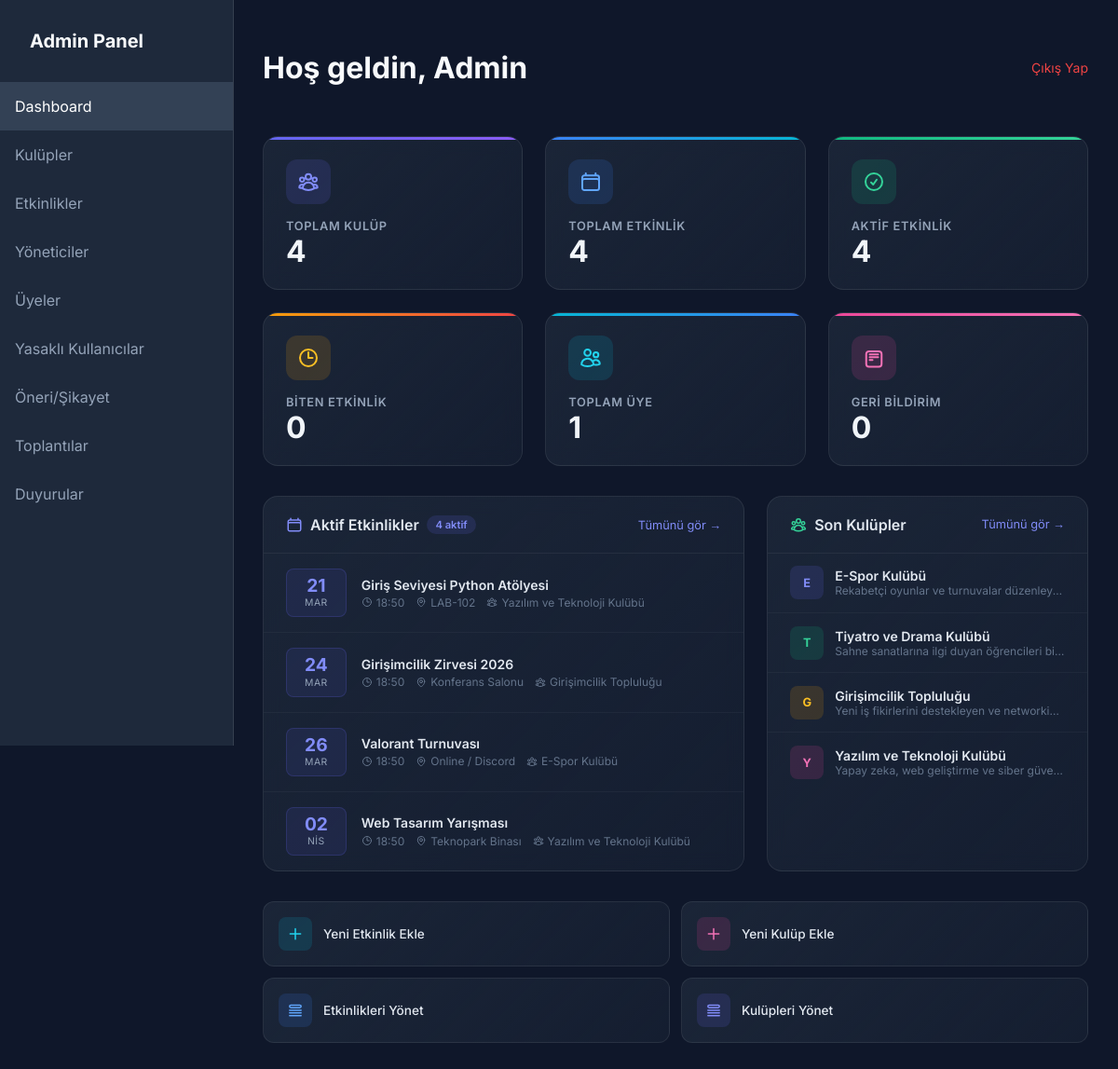
Page /admin/index.php (signed in) on the committed database.
### tables this page shows
CREATE TABLE IF NOT EXISTS etkinlikler (
    id INT AUTO_INCREMENT PRIMARY KEY,
    kulup_id INT,
    baslik VARCHAR(200) NOT NULL,
    aciklama TEXT,
    tarih DATETIME NOT NULL,
    konum VARCHAR(200),
    kisi_siniri INT DEFAULT NULL,
    FOREIGN KEY (kulup_id) REFERENCES kulupler(id) ON DELETE SET NULL
);

CREATE TABLE IF NOT EXISTS kulupler (
    id INT AUTO_INCREMENT PRIMARY KEY,
    ad VARCHAR(100) NOT NULL,
    aciklama TEXT
);

### admin/index.php (the view, shortened to what this page needs)
<?php
require_once 'header.php';
$kulup_sayisi = $db->query("SELECT COUNT(*) FROM kulupler")->fetchColumn();
$etkinlik_sayisi = $db->query("SELECT COUNT(*) FROM etkinlikler")->fetchColumn();
$aktif_etkinlik = $db->query("SELECT COUNT(*) FROM etkinlikler WHERE tarih >= NOW()")->fetchColumn();
$biten_etkinlik = $db->query("SELECT COUNT(*) FROM etkinlikler WHERE tarih < NOW()")->fetchColumn();
$toplam_uye = $db->query("SELECT COUNT(*) FROM kullanicilar")->fetchColumn();
$toplam_geribildirim = $db->query("SELECT COUNT(*) FROM oneri_sikayet")->fetchColumn();
$yaklasen = $db->query("SELECT e.*, k.ad as kulup_adi FROM etkinlikler e LEFT JOIN kulupler k ON e.kulup_id = k.id WHERE e.tarih >= NOW() ORDER BY e.tarih ASC LIMIT 5")->fetchAll();
$son_kulupler = $db->query("SELECT * FROM kulupler ORDER BY id DESC LIMIT 5")->fetchAll();
?>
<div class="dashboard-stats">
    <div class="dash-card purple">
        <div class="card-icon">
        </div>
        <div class="card-label">Toplam Kulüp</div>
        <div class="card-value"><?php echo $kulup_sayisi; ?></div>
    </div>
    <div class="dash-card blue">
        <div class="card-icon">
        </div>
        <div class="card-label">Toplam Etkinlik</div>
        <div class="card-value"><?php echo $etkinlik_sayisi; ?></div>
    </div>
    <div class="dash-card green">
        <div class="card-icon">
            <svg xmlns="http://www.w3.org/2000/svg" fill="none" viewBox="0 0 24 24" stroke-width="2" stroke="currentColor">
                <path stroke-linecap="round" stroke-linejoin="round" d="M9 12.75 11.25 15 15 9.75M21 12a9 9 0 1 1-18 0 9 9 0 0 1 18 0Z" />
            </svg>
        </div>
        <div class="card-label">Aktif Etkinlik</div>
        <div class="card-value"><?php echo $aktif_etkinlik; ?></div>
    </div>
    <div class="dash-card orange">
        <div class="card-icon">
            <svg xmlns="http://www.w3.org/2000/svg" fill="none" viewBox="0 0 24 24" stroke-width="2" stroke="currentColor">
                <path stroke-linecap="round" stroke-linejoin="round" d="M12 6v6h4.5m4.5 0a9 9 0 1 1-18 0 9 9 0 0 1 18 0Z" />
            </svg>
        </div>
        <div class="card-label">Biten Etkinlik</div>
        <div class="card-value"><?php echo $biten_etkinlik; ?></div>
    </div>
    <div class="dash-card cyan">
        <div class="card-icon">
        </div>
        <div class="card-label">Toplam Üye</div>
        <div class="card-value"><?php echo $toplam_uye; ?></div>
    </div>
    <div class="dash-card pink">
        <div class="card-icon">
            <svg xmlns="http://www.w3.org/2000/svg" fill="none" viewBox="0 0 24 24" stroke-width="2" stroke="currentColor">
                <path stroke-linecap="round" stroke-linejoin="round" d="M7.5 8.25h9m-9 3h9m-9 3h3m-6.75 4.125a3 3 0 0 0 3 3h10.5a3 3 0 0 0 3-3v-10.5a3 3 0 0 0-3-3h-10.5a3 3 0 0 0-3 3v10.5Z" />
            </svg>
        </div>
        <div class="card-label">Geri Bildirim</div>
        <div class="card-value"><?php echo $toplam_geribildirim; ?></div>
    </div>
</div>
<div class="dashboard-content">
    <div class="panel">
        <div class="panel-header">
            <h2>
                Aktif Etkinlikler
                <?php if ($aktif_etkinlik > 0): ?>
                    <span class="panel-badge"><?php echo $aktif_etkinlik; ?> aktif</span>
                <?php endif; ?>
            </h2>
            <a href="etkinlik/etkinlikler.php">Tümünü gör →</a>
        </div>
        <?php if (!empty($yaklasen)): ?>
            <ul class="event-list">
                <?php
                $aylar = ['Oca','Şub','Mar','Nis','May','Haz','Tem','Ağu','Eyl','Eki','Kas','Ara'];
                foreach ($yaklasen as $e):
                    $ts = strtotime($e['tarih']);
                    $gun = date('d', $ts);
                    $ay = $aylar[(int)date('n', $ts) - 1];
                    $saat = date('H:i', $ts);
                ?>
                <li class="event-item">
                    <div class="event-date-box">
                        <div class="day"><?php echo $gun; ?></div>
                        <div class="month"><?php echo $ay; ?></div>
                    </div>
                    <div class="event-info">
                        <div class="event-title"><?php echo htmlspecialchars($e['baslik']); ?></div>
                        <div class="event-meta">
                            <span>
                                <svg xmlns="http://www.w3.org/2000/svg" fill="none" viewBox="0 0 24 24" stroke-width="2" stroke="currentColor" style="width:12px;height:12px;">
                                    <path stroke-linecap="round" stroke-linejoin="round" d="M12 6v6h4.5m4.5 0a9 9 0 1 1-18 0 9 9 0 0 1 18 0Z" />
                                </svg>
                                <?php echo $saat; ?>
                            </span>
                            <span>
                                <?php echo htmlspecialchars($e['konum']); ?>
                            </span>
                            <?php if (!empty($e['kulup_adi'])): ?>
                            <span>
                                <?php echo htmlspecialchars($e['kulup_adi']); ?>
                            </span>
                            <?php endif; ?>
                        </div>
                    </div>
                </li>
                <?php endforeach; ?>
            </ul>
        <?php endif; ?>
    </div>
    <div class="panel">
        <div class="panel-header">
            <h2>
                Son Kulüpler
            </h2>
            <a href="kulup/kulupler.php">Tümünü gör →</a>
        </div>
        <?php if (!empty($son_kulupler)): ?>
            <ul class="club-list">
                <?php
                $renkler = [
                    ['bg' => 'rgba(99, 102, 241, 0.15)', 'color' => '#818cf8'],
                    ['bg' => 'rgba(16, 185, 129, 0.15)', 'color' => '#34d399'],
                    ['bg' => 'rgba(245, 158, 11, 0.15)', 'color' => '#fbbf24'],
                    ['bg' => 'rgba(236, 72, 153, 0.15)', 'color' => '#f472b6'],
                    ['bg' => 'rgba(59, 130, 246, 0.15)', 'color' => '#60a5fa'],
                ];
                foreach ($son_kulupler as $i => $k):
                    $renk = $renkler[$i % count($renkler)];
                    $harf = mb_strtoupper(mb_substr($k['ad'], 0, 1));
                ?>
                <li class="club-item">
                    <div class="club-avatar" style="background: <?php echo $renk['bg']; ?>; color: <?php echo $renk['color']; ?>;">
                        <?php echo $harf; ?>
                    </div>
                    <div class="club-item-info">
                        <div class="club-name"><?php echo htmlspecialchars($k['ad']); ?></div>
                        <div class="club-desc"><?php echo htmlspecialchars(mb_strimwidth($k['aciklama'], 0, 60, "...")); ?></div>
                    </div>
                </li>
                <?php endforeach; ?>
            </ul>
        <?php endif; ?>
    </div>
</div>
<div class="quick-actions">
    <a href="etkinlik/etkinlik_ekle.php" class="quick-action">
        <div class="qa-icon qa-cyan">
            <svg xmlns="http://www.w3.org/2000/svg" fill="none" viewBox="0 0 24 24" stroke-width="2" stroke="currentColor">
                <path stroke-linecap="round" stroke-linejoin="round" d="M12 4.5v15m7.5-7.5h-15" />
            </svg>
        </div>
        Yeni Etkinlik Ekle
    </a>
    <a href="kulup/kulup_ekle.php" class="quick-action">
        <div class="qa-icon qa-pink">
            <svg xmlns="http://www.w3.org/2000/svg" fill="none" viewBox="0 0 24 24" stroke-width="2" stroke="currentColor">
                <path stroke-linecap="round" stroke-linejoin="round" d="M12 4.5v15m7.5-7.5h-15" />
            </svg>
        </div>
        Yeni Kulüp Ekle
    </a>
    <a href="etkinlik/etkinlikler.php" class="quick-action">
        <div class="qa-icon qa-blue">
            <svg xmlns="http://www.w3.org/2000/svg" fill="none" viewBox="0 0 24 24" stroke-width="2" stroke="currentColor">
                <path stroke-linecap="round" stroke-linejoin="round" d="M3.75 12h16.5m-16.5 3.75h16.5M3.75 19.5h16.5M5.625 4.5h12.75a1.875 1.875 0 0 1 0 3.75H5.625a1.875 1.875 0 0 1 0-3.75Z" />
            </svg>
        </div>
        Etkinlikleri Yönet
    </a>
    <a href="kulup/kulupler.php" class="quick-action">
        <div class="qa-icon qa-purple">
            <svg xmlns="http://www.w3.org/2000/svg" fill="none" viewBox="0 0 24 24" stroke-width="2" stroke="currentColor">
                <path stroke-linecap="round" stroke-linejoin="round" d="M3.75 12h16.5m-16.5 3.75h16.5M3.75 19.5h16.5M5.625 4.5h12.75a1.875 1.875 0 0 1 0 3.75H5.625a1.875 1.875 0 0 1 0-3.75Z" />
            </svg>
        </div>
        Kulüpleri Yönet
    </a>
</div>
<?php require_once 'footer.php'; ?>

### admin/admin-style.css (style rules this page uses)
:root { --primary: #6366f1; --primary-hover: #4f46e5; --bg-dark: #0f172a; --bg-card: #1e293b; --text-white: #f8fafc; --text-gray: #94a3b8; --danger: #ef4444; }
body { font-family: 'Inter', sans-serif; background-color: var(--bg-dark); color: var(--text-white); margin: 0; display: flex; justify-content: center; align-items: center; min-height: 100vh; }

### admin/header.php (style rules this page uses)
body { display: block; background: #0f172a; min-height: 100vh; margin: 0; font-family: 'Inter', sans-serif; }

### rows in the picture
etkinlikler: tarih "21", tarih "MAR", baslik "Giriş Seviyesi Python Atölyesi", tarih "18:50", konum "LAB-102", kulup.ad "Yazılım ve Teknoloji Kulübü"
etkinlikler: tarih "24", tarih "MAR", baslik "Girişimcilik Zirvesi 2026", tarih "18:50", konum "Konferans Salonu", kulup.ad "Girişimcilik Topluluğu"
etkinlikler: tarih "26", tarih "MAR", baslik "Valorant Turnuvası", tarih "18:50", konum "Online / Discord", kulup.ad "E-Spor Kulübü"
etkinlikler: tarih "02", tarih "NIS", baslik "Web Tasarım Yarışması", tarih "18:50", konum "Teknopark Binası", kulup.ad "Yazılım ve Teknoloji Kulübü"
kulupler: ad "E", ad "E-Spor Kulübü", aciklama "Rekabetçi oyunlar ve turnuvalar düzenley…"
kulupler: ad "T", ad "Tiyatro ve Drama Kulübü", aciklama "Sahne sanatlarına ilgi duyan öğrencileri bi…"
kulupler: ad "G", ad "Girişimcilik Topluluğu", aciklama "Yeni iş fikirlerini destekleyen ve networki…"
kulupler: ad "Y", ad "Yazılım ve Teknoloji Kulübü", aciklama "Yapay zeka, web geliştirme ve siber güve…"

### other values in the picture
$header_title "Hoş geldin, Admin"
$kulup_sayisi "4"
$etkinlik_sayisi "4"
$aktif_etkinlik "4"
$biten_etkinlik "0"
$toplam_uye "1"
$toplam_geribildirim "0"
